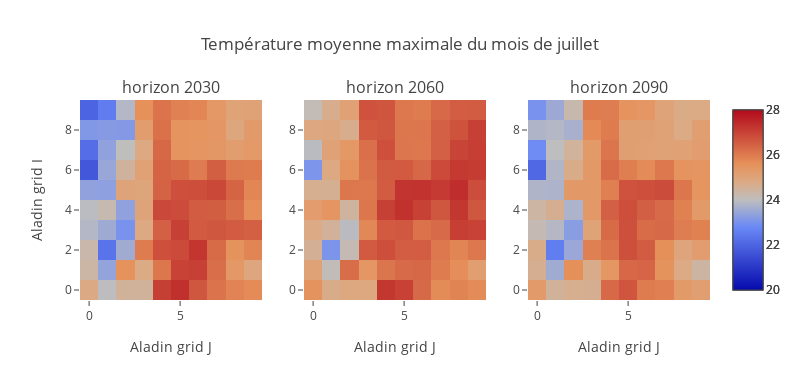

This figure's notebook cell:
### Markdown cell above
#### Comparaison de 3 horizons pour le mois de juillet en région lyonnaise
Ce bloc utilise les données mises en forme dans le bloc précédent pour afficher une comparaison entre  3 horizons. (Décommenter la dernière ligne du bloc pour afficher la figure)

### Code cell
trace0 = go.Heatmap(z=lyon_tmax26[0,6,:,:].tolist(), zauto=False, zmin=20,zmax=28)
trace1 = go.Heatmap(z=lyon_tmax26[49,6,:,:].tolist(), zauto=False, zmin=20,zmax=28)
trace2 = go.Heatmap(z=lyon_tmax26[89,6,:,:].tolist(), zauto=False, zmin=20,zmax=28)

fig = tools.make_subplots(rows=1, cols=3, subplot_titles=('horizon 2030','horizon 2060','horizon 2090'))

fig.append_trace(trace0, 1, 1)
fig.append_trace(trace1, 1, 2)
fig.append_trace(trace2, 1, 3)

fig['layout']['xaxis1'].update(title='Aladin grid J')
fig['layout']['xaxis2'].update(title='Aladin grid J')
fig['layout']['xaxis3'].update(title='Aladin grid J')
fig['layout']['yaxis1'].update(title='Aladin grid I')
fig['layout'].update(title='Température moyenne maximale du mois de juillet', 
                     autosize=False, width=800, height=380)  

py.iplot(fig, filename='basic-heatmap')

### Figure 1 — Plotly figure (JSON) as saved in the notebook; plotly's stock layout.template omitted (floating-point values rounded to 4 significant figures)
{"data": [{"type": "heatmap", "uid": "9560de4d-e305-43ef-9c3b-7c178bc111f7", "xaxis": "x", "yaxis": "y", "z": [[24.78, 23.99, 24.49, 24.48, 27.07, 27.33, 26.65, 26.12, 25.84, 25.71], [24.34, 23.38, 25.56, 24.78, 26.08, 26.99, 27.04, 26.2, 25.39, 24.91], [24.28, 22.34, 23.58, 25.97, 26.78, 26.87, 27.21, 26.28, 25.55, 25.81], [23.85, 23.56, 23.01, 24.84, 26.47, 27.04, 26.58, 26.66, 26.54, 26.48], [23.95, 24.2, 23.35, 25.01, 26.9, 26.83, 26.55, 26.51, 26.21, 25.65], [23.35, 23.31, 25.01, 24.99, 26.43, 26.77, 26.8, 26.91, 26.4, 25.8], [21.71, 23.46, 24.46, 25.1, 26.4, 26.28, 25.99, 26.48, 26.01, 25.98], [22.21, 23.34, 24.01, 24.84, 26.34, 25.49, 25.47, 25.4, 25.21, 25.34], [23.13, 23.19, 23.17, 25.23, 26.17, 25.5, 25.48, 25.4, 24.93, 25.3], [21.98, 22.51, 23.84, 25.6, 26.11, 25.88, 25.79, 25.37, 25.02, 25.04]], "zauto": false, "zmax": 28, "zmin": 20}, {"type": "heatmap", "uid": "79293c39-4044-4716-aac7-bff42e17a02d", "xaxis": "x2", "yaxis": "y2", "z": [[25.53, 24.73, 24.89, 24.89, 27.2, 27.02, 26.32, 25.68, 25.82, 25.7], [25.04, 24.08, 26.24, 25.41, 26.1, 26.3, 26.35, 25.97, 25.65, 25.19], [24.56, 23.06, 24.16, 26.57, 26.78, 26.53, 26.53, 26.05, 25.81, 26.06], [24.79, 24.51, 23.93, 25.77, 26.58, 26.61, 26.15, 26.29, 27.07, 27.01], [25.25, 25.47, 24.42, 26.09, 27.03, 27.31, 27.02, 26.64, 27.19, 26.64], [24.64, 24.6, 26.09, 26.07, 26.54, 27.25, 27.27, 27.14, 27.39, 26.8], [23.08, 24.82, 25.52, 26.15, 26.57, 26.58, 26.33, 26.86, 27.15, 27.11], [23.93, 25.05, 25.39, 26.2, 26.78, 26.08, 26.06, 26.46, 26.97, 27.07], [24.86, 24.91, 24.68, 26.58, 26.63, 26.09, 26.08, 26.47, 26.71, 27.05], [24.12, 24.67, 25.08, 26.71, 26.66, 26.05, 25.97, 26.31, 26.53, 26.55]], "zauto": false, "zmax": 28, "zmin": 20}, {"type": "heatmap", "uid": "9fe9eca4-e25e-425a-a13b-4e744a42167b", "xaxis": "x3", "yaxis": "y3", "z": [[25.3, 24.49, 24.63, 24.62, 26.31, 26.66, 25.97, 25.91, 25.31, 25.18], [24.62, 23.57, 25.63, 24.7, 25.42, 26.33, 26.38, 25.54, 24.81, 24.38], [24.73, 22.56, 23.48, 25.91, 26.12, 26.75, 26.55, 25.62, 24.96, 25.21], [24.15, 23.87, 23.25, 25.03, 26.28, 26.76, 26.26, 26.32, 25.95, 25.89], [24.37, 24.62, 23.75, 25.36, 26.47, 26.79, 26.51, 26.27, 25.89, 25.32], [23.78, 23.74, 25.36, 25.34, 25.91, 26.73, 26.75, 26.83, 26.08, 25.48], [22.08, 23.81, 24.73, 25.36, 26.26, 25.94, 25.7, 26.06, 25.5, 25.46], [22.87, 24.0, 24.5, 25.32, 26.09, 25.15, 25.13, 25.05, 25.08, 25.2], [23.78, 23.84, 23.69, 25.72, 25.97, 25.16, 25.15, 25.06, 24.79, 25.17], [22.99, 23.53, 24.23, 25.97, 25.95, 25.5, 25.41, 25.02, 24.76, 24.78]], "zauto": false, "zmax": 28, "zmin": 20}], "layout": {"annotations": [{"font": {"size": 16}, "showarrow": false, "text": "horizon 2030", "x": 0.1444, "xanchor": "center", "xref": "paper", "y": 1, "yanchor": "bottom", "yref": "paper"}, {"font": {"size": 16}, "showarrow": false, "text": "horizon 2060", "x": 0.5, "xanchor": "center", "xref": "paper", "y": 1, "yanchor": "bottom", "yref": "paper"}, {"font": {"size": 16}, "showarrow": false, "text": "horizon 2090", "x": 0.8556, "xanchor": "center", "xref": "paper", "y": 1, "yanchor": "bottom", "yref": "paper"}], "autosize": false, "height": 380, "title": {"text": "Température moyenne maximale du mois de juillet"}, "width": 800, "xaxis": {"anchor": "y", "autorange": true, "domain": [0, 0.2889], "range": [-0.5, 9.5], "title": {"text": "Aladin grid J"}}, "xaxis2": {"anchor": "y2", "autorange": true, "domain": [0.3556, 0.6444], "range": [-0.5, 9.5], "title": {"text": "Aladin grid J"}}, "xaxis3": {"anchor": "y3", "autorange": true, "domain": [0.7111, 1], "range": [-0.5, 9.5], "title": {"text": "Aladin grid J"}}, "yaxis": {"anchor": "x", "autorange": true, "domain": [0, 1], "range": [-0.5, 9.5], "title": {"text": "Aladin grid I"}}, "yaxis2": {"anchor": "x2", "autorange": true, "domain": [0, 1], "range": [-0.5, 9.5]}, "yaxis3": {"anchor": "x3", "autorange": true, "domain": [0, 1], "range": [-0.5, 9.5]}}}
